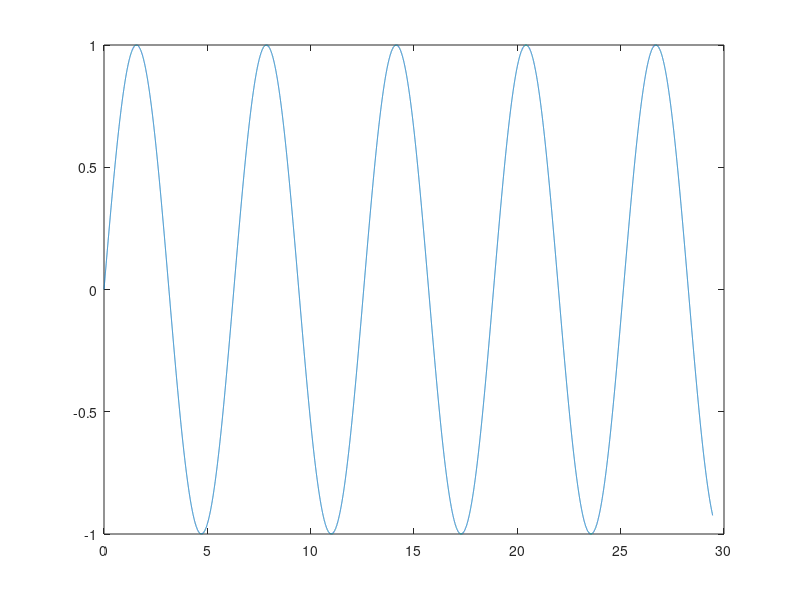

Write MATLAB code to recreate this figure.
clear all;
close all;

f=20;
probe_f=192000;
init=0;

omega=2*pi*f/probe_f;
a=2*cos(omega);

iteration_count=45000;

y=[sin(omega+init),sin(2*omega+init)];
x=zeros(1,iteration_count);
x(2)=omega;

for i=3:iteration_count
    y(i)=a*y(i-1)-y(i-2);
    x(i)=x(i-1) + omega;
end

plot(x,y);
